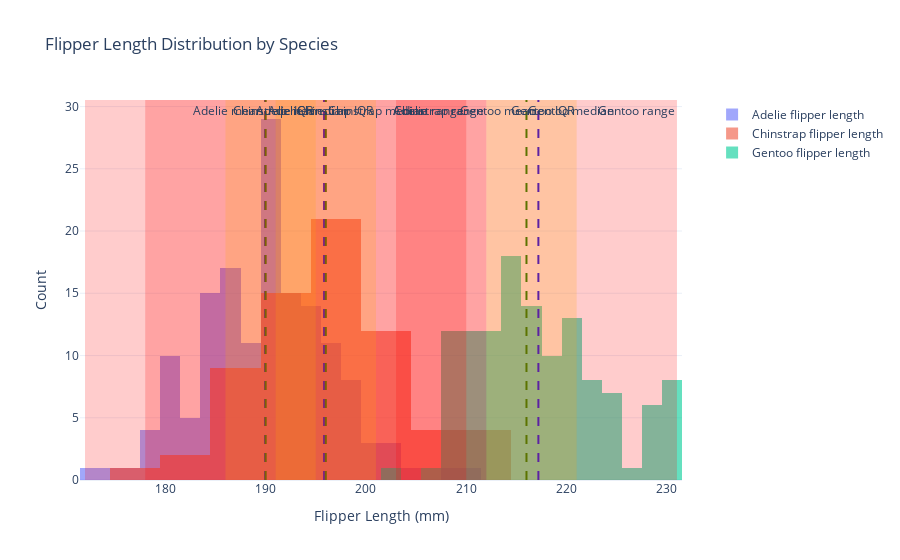

Notebook cell for this chart:
### Code cell
# Add IQR rectangle for each species
for species in species_list:
    species_data = penguins[penguins['species'] == species]['flipper_length_mm']
    q1 = species_data.quantile(0.25)
    q3 = species_data.quantile(0.75)
    
    fig.add_vrect(x0=q1, x1=q3, fillcolor='orange', opacity=0.2, line_width=0, annotation_text=f"{species} IQR")

fig.show()

### Figure 1 — Plotly figure (JSON) as saved in the notebook; plotly's stock layout.template omitted (floating-point values rounded to 4 significant figures; data arrays with more than 128 entries replaced by an {"elided": "..."} marker saying what was removed)
{"data": [{"name": "Adelie flipper length", "opacity": 0.6, "type": "histogram", "x": {"elided": "151 int values"}}, {"name": "Chinstrap flipper length", "opacity": 0.6, "type": "histogram", "x": [192, 196, 193, 188, 197, 198, 178, 197, 195, 198, 193, 194, 185, 201, 190, 201, 197, 181, 190, 195, 181, 191, 187, 193, 195, 197, 200, 200, 191, 205, 187, 201, 187, 203, 195, 199, 195, 210, 192, 205, 210, 187, 196, 196, 196, 201, 190, 212, 187, 198, 199, 201, 193, 203, 187, 197, 191, 203, 202, 194, 206, 189, 195, 207, 202, 193, 210, 198]}, {"name": "Gentoo flipper length", "opacity": 0.6, "type": "histogram", "x": [211, 230, 210, 218, 215, 210, 211, 219, 209, 215, 214, 216, 214, 213, 210, 217, 210, 221, 209, 222, 218, 215, 213, 215, 215, 215, 216, 215, 210, 220, 222, 209, 207, 230, 220, 220, 213, 219, 208, 208, 208, 225, 210, 216, 222, 217, 210, 225, 213, 215, 210, 220, 210, 225, 217, 220, 208, 220, 208, 224, 208, 221, 214, 231, 219, 230, 214, 229, 220, 223, 216, 221, 221, 217, 216, 230, 209, 220, 215, 223, 212, 221, 212, 224, 212, 228, 218, 218, 212, 230, 218, 228, 212, 224, 214, 226, 216, 222, 203, 225, 219, 228, 215, 228, 216, 215, 210, 219, 208, 209, 216, 229, 213, 230, 217, 230, 217, 222, 214, 215, 222, 212, 213]}], "layout": {"annotations": [{"showarrow": false, "text": "Adelie mean", "x": 190.0, "xanchor": "right", "xref": "x", "y": 1, "yanchor": "top", "yref": "y domain"}, {"showarrow": false, "text": "Chinstrap mean", "x": 195.8, "xanchor": "right", "xref": "x", "y": 1, "yanchor": "top", "yref": "y domain"}, {"showarrow": false, "text": "Gentoo mean", "x": 217.2, "xanchor": "right", "xref": "x", "y": 1, "yanchor": "top", "yref": "y domain"}, {"showarrow": false, "text": "Adelie median", "x": 190, "xanchor": "left", "xref": "x", "y": 1, "yanchor": "top", "yref": "y domain"}, {"showarrow": false, "text": "Chinstrap median", "x": 196, "xanchor": "left", "xref": "x", "y": 1, "yanchor": "top", "yref": "y domain"}, {"showarrow": false, "text": "Gentoo median", "x": 216, "xanchor": "left", "xref": "x", "y": 1, "yanchor": "top", "yref": "y domain"}, {"showarrow": false, "text": "Adelie range", "x": 210, "xanchor": "right", "xref": "x", "y": 1, "yanchor": "top", "yref": "y domain"}, {"showarrow": false, "text": "Chinstrap range", "x": 212, "xanchor": "right", "xref": "x", "y": 1, "yanchor": "top", "yref": "y domain"}, {"showarrow": false, "text": "Gentoo range", "x": 231, "xanchor": "right", "xref": "x", "y": 1, "yanchor": "top", "yref": "y domain"}, {"showarrow": false, "text": "Adelie IQR", "x": 195, "xanchor": "right", "xref": "x", "y": 1, "yanchor": "top", "yref": "y domain"}, {"showarrow": false, "text": "Chinstrap IQR", "x": 201, "xanchor": "right", "xref": "x", "y": 1, "yanchor": "top", "yref": "y domain"}, {"showarrow": false, "text": "Gentoo IQR", "x": 221, "xanchor": "right", "xref": "x", "y": 1, "yanchor": "top", "yref": "y domain"}], "barmode": "overlay", "legend": {"x": 1.05, "y": 1}, "shapes": [{"line": {"color": "blue", "dash": "dash"}, "type": "line", "x0": 190.0, "x1": 190.0, "xref": "x", "y0": 0, "y1": 1, "yref": "y domain"}, {"line": {"color": "blue", "dash": "dash"}, "type": "line", "x0": 195.8, "x1": 195.8, "xref": "x", "y0": 0, "y1": 1, "yref": "y domain"}, {"line": {"color": "blue", "dash": "dash"}, "type": "line", "x0": 217.2, "x1": 217.2, "xref": "x", "y0": 0, "y1": 1, "yref": "y domain"}, {"line": {"color": "green", "dash": "dash"}, "type": "line", "x0": 190, "x1": 190, "xref": "x", "y0": 0, "y1": 1, "yref": "y domain"}, {"line": {"color": "green", "dash": "dash"}, "type": "line", "x0": 196, "x1": 196, "xref": "x", "y0": 0, "y1": 1, "yref": "y domain"}, {"line": {"color": "green", "dash": "dash"}, "type": "line", "x0": 216, "x1": 216, "xref": "x", "y0": 0, "y1": 1, "yref": "y domain"}, {"fillcolor": "red", "line": {"width": 0}, "opacity": 0.2, "type": "rect", "x0": 172, "x1": 210, "xref": "x", "y0": 0, "y1": 1, "yref": "y domain"}, {"fillcolor": "red", "line": {"width": 0}, "opacity": 0.2, "type": "rect", "x0": 178, "x1": 212, "xref": "x", "y0": 0, "y1": 1, "yref": "y domain"}, {"fillcolor": "red", "line": {"width": 0}, "opacity": 0.2, "type": "rect", "x0": 203, "x1": 231, "xref": "x", "y0": 0, "y1": 1, "yref": "y domain"}, {"fillcolor": "orange", "line": {"width": 0}, "opacity": 0.2, "type": "rect", "x0": 186, "x1": 195, "xref": "x", "y0": 0, "y1": 1, "yref": "y domain"}, {"fillcolor": "orange", "line": {"width": 0}, "opacity": 0.2, "type": "rect", "x0": 191, "x1": 201, "xref": "x", "y0": 0, "y1": 1, "yref": "y domain"}, {"fillcolor": "orange", "line": {"width": 0}, "opacity": 0.2, "type": "rect", "x0": 212, "x1": 221, "xref": "x", "y0": 0, "y1": 1, "yref": "y domain"}], "title": {"text": "Flipper Length Distribution by Species"}, "xaxis": {"title": {"text": "Flipper Length (mm)"}}, "yaxis": {"title": {"text": "Count"}}}}
